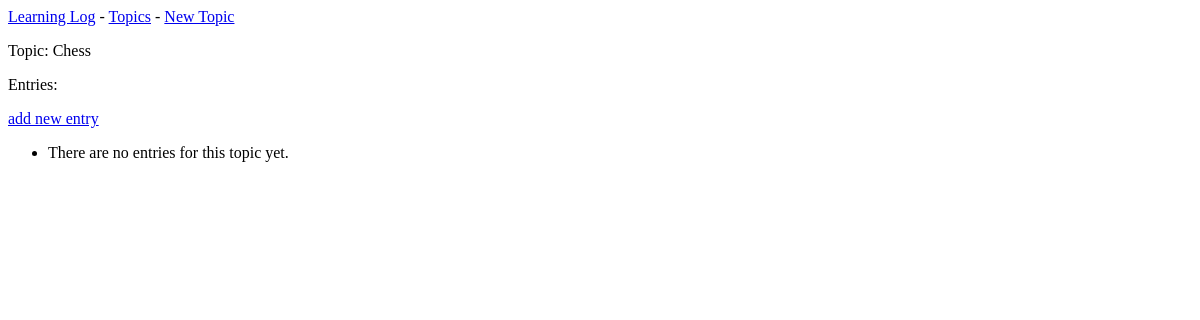
Page /topics/3/ on the earlier database version.
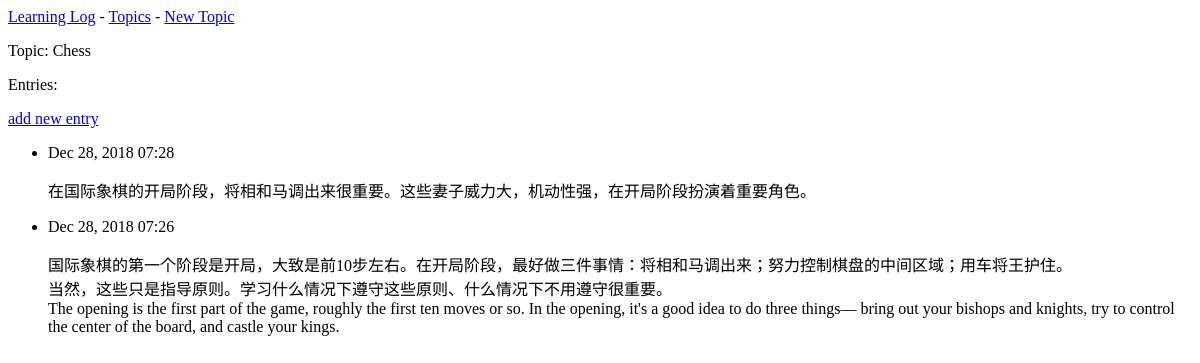
Same page on the later database version.
### learning_logs/models.py (models this page shows, shortened)
class Topic(models.Model):
	text = models.CharField(max_length=200)
	date_added = models.DateTimeField(auto_now_add=True)
	def __str__(self):
		return self.text

class Entry(models.Model):
	topic = models.ForeignKey(Topic, on_delete=models.CASCADE)
	text = models.TextField()
	date_added = models.DateTimeField(auto_now_add=True)
	class Meta:
		verbose_name_plural = 'entries'

### learning_logs/views.py (the view)
# urls.py: url(r'^topics/(?P<topic_id>\d+)/$', views.topic, name='topic'),
def topic(request, topic_id):
	topic = Topic.objects.get(id=topic_id)
	entries = topic.entry_set.order_by('-date_added')
	context = {'topic': topic, 'entries': entries}
	return render(request, 'learning_logs/topic.html', context)

### learning_logs/templates/learning_logs/topic.html
{% extends 'learning_logs/base.html' %}
{% block content %}
  <p>Topic: {{ topic }}</p>
  <p>Entries: </p>
  <p>
    <a href="{% url 'learning_logs:new_entry' topic.id %}">add new entry</a>
  </p>
  <ul>
  	{% for entry in entries %}
  	  <li>
  	  	<p>{{ entry.date_added|date:'M d, Y H:i' }}</p>
  	  	<p>{{ entry.text|linebreaks }}</p>
  	  </li>
  	  {% empty %}
  	    <li>
  	      There are no entries for this topic yet.
  	    </li>
  	    {% endfor %}
  </ul>
{% endblock content %}

### learning_logs/templates/learning_logs/base.html
<p>
  <a href="{% url 'learning_logs:index' %}">Learning Log</a> -
  <a href="{% url 'learning_logs:topics' %}">Topics</a> -
  <a href="{% url 'learning_logs:new_topic' %}">New Topic</a>
</p>
{% block content %} {% endblock content %}

Differences in the rows shown:
added Entry: date_added "Dec 28, 2018 07:28", text "在国际象棋的开局阶段，将相和马调出来很重要。这些妻子威力大，机动性强，在开局阶段扮演着重要角色。"
added Entry: date_added "Dec 28, 2018 07:26", text "国际象棋的第一个阶段是开局，大致是前10步左右。在开局阶段，最好做三件事情：将相和马调出来；努力控制棋盘的中间区域；用车将王护住。 当然，这些只是指导原则。学习什么情况下遵守这些原则、什么情况下不用遵守很重要。 The opening is the first part of the game, roughly the first ten moves or so. In the opening, it's a good idea to do three things— bring out your bishops and knights, try to control the center of the board, and castle your kings."
Other differences:
text no longer shown: "There are no entries for this topic yet."
